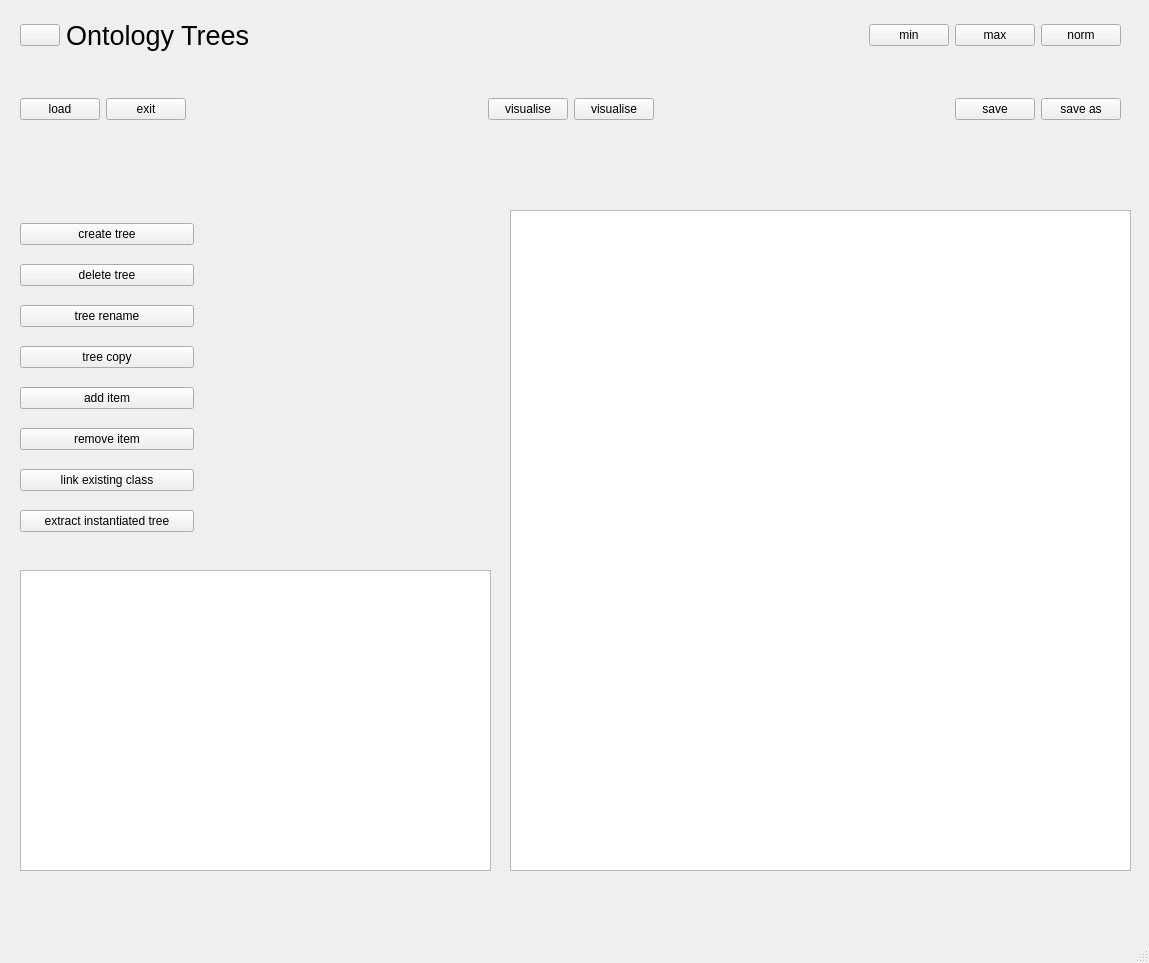
<?xml version="1.0" encoding="UTF-8"?>
<ui version="4.0">
 <class>MainWindow</class>
 <widget class="QMainWindow" name="MainWindow">
  <property name="geometry">
   <rect>
    <x>0</x>
    <y>0</y>
    <width>1149</width>
    <height>963</height>
   </rect>
  </property>
  <property name="sizePolicy">
   <sizepolicy hsizetype="Preferred" vsizetype="Preferred">
    <horstretch>0</horstretch>
    <verstretch>0</verstretch>
   </sizepolicy>
  </property>
  <property name="windowTitle">
   <string>MainWindow</string>
  </property>
  <widget class="QWidget" name="centralwidget">
   <widget class="QWidget" name="horizontalLayoutWidget_2">
    <property name="geometry">
     <rect>
      <x>20</x>
      <y>10</y>
      <width>1101</width>
      <height>51</height>
     </rect>
    </property>
    <layout class="QHBoxLayout" name="horizontalLayout_2">
     <item>
      <widget class="QPushButton" name="LED">
       <property name="sizePolicy">
        <sizepolicy hsizetype="Fixed" vsizetype="Fixed">
         <horstretch>20</horstretch>
         <verstretch>20</verstretch>
        </sizepolicy>
       </property>
       <property name="text">
        <string/>
       </property>
      </widget>
     </item>
     <item>
      <widget class="QLabel" name="label">
       <property name="font">
        <font>
         <pointsize>20</pointsize>
        </font>
       </property>
       <property name="text">
        <string>Ontology Trees</string>
       </property>
      </widget>
     </item>
     <item>
      <spacer name="horizontalSpacer">
       <property name="orientation">
        <enum>Qt::Horizontal</enum>
       </property>
       <property name="sizeHint" stdset="0">
        <size>
         <width>20</width>
         <height>20</height>
        </size>
       </property>
      </spacer>
     </item>
     <item>
      <widget class="QLabel" name="labelProject">
       <property name="font">
        <font>
         <pointsize>20</pointsize>
         <weight>75</weight>
         <italic>true</italic>
         <bold>true</bold>
        </font>
       </property>
       <property name="text">
        <string/>
       </property>
      </widget>
     </item>
     <item>
      <spacer name="horizontalSpacer_11">
       <property name="orientation">
        <enum>Qt::Horizontal</enum>
       </property>
       <property name="sizeHint" stdset="0">
        <size>
         <width>40</width>
         <height>20</height>
        </size>
       </property>
      </spacer>
     </item>
     <item>
      <widget class="QPushButton" name="pushMinimise">
       <property name="text">
        <string>min</string>
       </property>
      </widget>
     </item>
     <item>
      <widget class="QPushButton" name="pushMaximise">
       <property name="text">
        <string>max</string>
       </property>
      </widget>
     </item>
     <item>
      <widget class="QPushButton" name="pushNormal">
       <property name="text">
        <string>norm</string>
       </property>
      </widget>
     </item>
    </layout>
   </widget>
   <widget class="QWidget" name="horizontalLayoutWidget_3">
    <property name="geometry">
     <rect>
      <x>20</x>
      <y>84</y>
      <width>1101</width>
      <height>51</height>
     </rect>
    </property>
    <layout class="QHBoxLayout" name="horizontalLayout_3">
     <item>
      <widget class="QPushButton" name="pushOntologyLoad">
       <property name="text">
        <string>load</string>
       </property>
      </widget>
     </item>
     <item>
      <widget class="QPushButton" name="pushExit">
       <property name="text">
        <string>exit</string>
       </property>
      </widget>
     </item>
     <item>
      <spacer name="horizontalSpacer_2">
       <property name="orientation">
        <enum>Qt::Horizontal</enum>
       </property>
       <property name="sizeHint" stdset="0">
        <size>
         <width>40</width>
         <height>20</height>
        </size>
       </property>
      </spacer>
     </item>
     <item>
      <widget class="QPushButton" name="pushTreeVisualise">
       <property name="text">
        <string>visualise</string>
       </property>
      </widget>
     </item>
     <item>
      <widget class="QPushButton" name="pushTreeVisualiseWithOut">
       <property name="text">
        <string>visualise</string>
       </property>
      </widget>
     </item>
     <item>
      <spacer name="horizontalSpacer_3">
       <property name="orientation">
        <enum>Qt::Horizontal</enum>
       </property>
       <property name="sizeHint" stdset="0">
        <size>
         <width>40</width>
         <height>20</height>
        </size>
       </property>
      </spacer>
     </item>
     <item>
      <widget class="QPushButton" name="pushOntologySave">
       <property name="text">
        <string>save</string>
       </property>
      </widget>
     </item>
     <item>
      <widget class="QPushButton" name="pushOntologySaveAs">
       <property name="text">
        <string>save as</string>
       </property>
      </widget>
     </item>
    </layout>
   </widget>
   <widget class="QListWidget" name="listTrees">
    <property name="geometry">
     <rect>
      <x>20</x>
      <y>570</y>
      <width>471</width>
      <height>301</height>
     </rect>
    </property>
   </widget>
   <widget class="QTreeWidget" name="treeTree">
    <property name="geometry">
     <rect>
      <x>510</x>
      <y>210</y>
      <width>621</width>
      <height>661</height>
     </rect>
    </property>
    <property name="autoExpandDelay">
     <number>1</number>
    </property>
    <property name="columnCount">
     <number>0</number>
    </property>
    <attribute name="headerVisible">
     <bool>false</bool>
    </attribute>
    <attribute name="headerCascadingSectionResizes">
     <bool>false</bool>
    </attribute>
   </widget>
   <widget class="QWidget" name="verticalLayoutWidget_4">
    <property name="geometry">
     <rect>
      <x>20</x>
      <y>210</y>
      <width>174</width>
      <height>337</height>
     </rect>
    </property>
    <layout class="QVBoxLayout" name="verticalLayout_4">
     <item>
      <widget class="QPushButton" name="pushTreeCreate">
       <property name="text">
        <string>create tree</string>
       </property>
      </widget>
     </item>
     <item>
      <widget class="QPushButton" name="pushTreeDelete">
       <property name="text">
        <string>delete tree</string>
       </property>
      </widget>
     </item>
     <item>
      <widget class="QPushButton" name="pushTreeRename">
       <property name="text">
        <string>tree rename</string>
       </property>
      </widget>
     </item>
     <item>
      <widget class="QPushButton" name="pushTreeCopy">
       <property name="text">
        <string>tree copy</string>
       </property>
      </widget>
     </item>
     <item>
      <widget class="QPushButton" name="pushTreeAddItem">
       <property name="text">
        <string>add item</string>
       </property>
      </widget>
     </item>
     <item>
      <widget class="QPushButton" name="pushRemoveItem">
       <property name="text">
        <string>remove item</string>
       </property>
      </widget>
     </item>
     <item>
      <widget class="QPushButton" name="pushTreeLinkExistingClass">
       <property name="text">
        <string>link existing class</string>
       </property>
      </widget>
     </item>
     <item>
      <widget class="QPushButton" name="pushTreeReduce">
       <property name="text">
        <string>extract instantiated tree</string>
       </property>
      </widget>
     </item>
    </layout>
   </widget>
  </widget>
  <widget class="QStatusBar" name="statusbar"/>
 </widget>
 <resources/>
 <connections/>
</ui>
